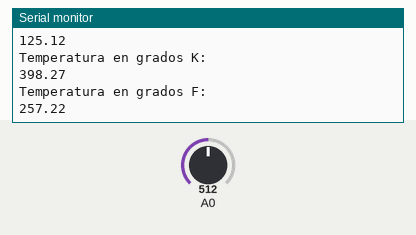
A sketch run on a simulated Arduino Uno, built with avr-gcc and run on an emulated ATmega328P. Parts: the last lines printed to the serial monitor. The inputs (shaded band) are chosen by the test bench; at power-on: A0 = 512.

Above: at 2.8 s.
2.9 s: A0 set to 716
At 3.9 s:
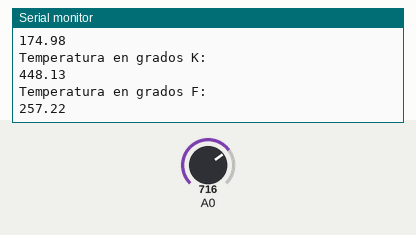
4.4 s: A0 set to 900
At 6.0 s:
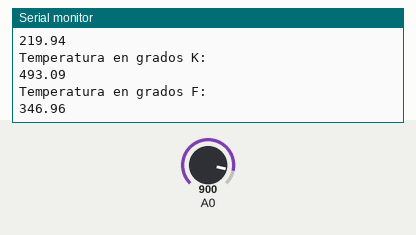
Timing chart, 0 to 7.5 s (numbered marks = the images above; inputs shaded):
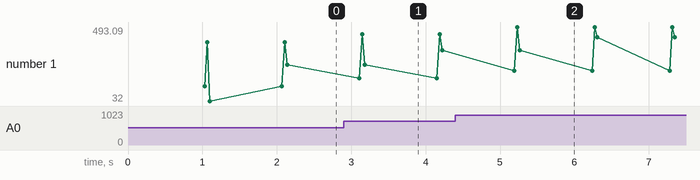

The sketch:

ejercicio2act2.ino
```cpp
int lectura = 0;
float temperaturaC = 0.0;

void setup() {
  Serial.begin(9600);
}

void loop() {
   delay(1000);
    float fahrenheit = (temperaturaC * 9/5) + 32;

  lectura = analogRead(0);

  temperaturaC = (( lectura * (500.0 / 1023.0)/2) );

  Serial.println("Temperatura en grados C: ");
  Serial.println(temperaturaC);
  Serial.println("Temperatura en grados K: ");
  Serial.println(temperaturaC + 273.15 );
  Serial.println("Temperatura en grados F: ");
  Serial.println(fahrenheit);
}
```

Measured:
- after the input at 2.9 s, the serial monitor: prints a new line after 0.21 s (image 1)
- after the input at 4.4 s, the serial monitor: prints a new line after 0.79 s (image 2)
- plotted number 1: 257.22 → 346.96 after the input at 2.9 s, 346.96 → 427.89 after the input at 4.4 s
